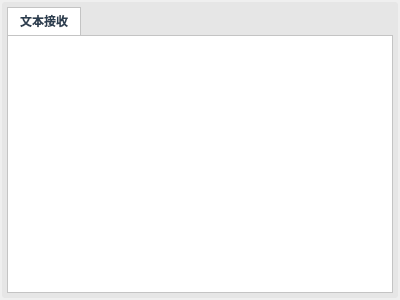
<?xml version="1.0" encoding="UTF-8"?>
<ui version="4.0">
 <class>RecvAreaForm</class>
 <widget class="QWidget" name="RecvAreaForm">
  <property name="geometry">
   <rect>
    <x>0</x>
    <y>0</y>
    <width>400</width>
    <height>300</height>
   </rect>
  </property>
  <property name="windowTitle">
   <string>Form</string>
  </property>
  <layout class="QVBoxLayout" name="verticalLayout">
   <property name="leftMargin">
    <number>2</number>
   </property>
   <property name="topMargin">
    <number>2</number>
   </property>
   <property name="rightMargin">
    <number>2</number>
   </property>
   <property name="bottomMargin">
    <number>2</number>
   </property>
   <item>
    <widget class="QWidget" name="widget_Recv" native="true">
     <property name="styleSheet">
      <string notr="true">#widget_Recv{
	background-color:rgb(230, 230, 230);
    border-width:1px;
    border-radius:3px;

}</string>
     </property>
     <layout class="QVBoxLayout" name="verticalLayout_2">
      <property name="leftMargin">
       <number>5</number>
      </property>
      <property name="topMargin">
       <number>5</number>
      </property>
      <property name="rightMargin">
       <number>5</number>
      </property>
      <property name="bottomMargin">
       <number>5</number>
      </property>
      <item>
       <widget class="QTabWidget" name="tabWidget">
        <property name="styleSheet">
         <string notr="true">/* 整条标签栏背景 */
QTabWidget::pane {
    border: 1px solid #C4C4C4;
    background: white;
}
QTabBar::tab {
    background: qlineargradient(x1:0, y1:0, x2:0, y2:1,
                                stop:0 #E1E1E1, stop:0.4 #DDDDDD,
                                stop:0.5 #D8D8D8, stop:1 #D3D3D3);
    border: 1px solid #C4C4C4;
    padding: 6px 12px;          /* 文字与边框距离 */
    margin-right: 2px;
    font: 12px &quot;Microsoft YaHei&quot;;
}
/* 选中态 */
QTabBar::tab:selected {
    background: white;
    border-bottom-color: white; /* 与面板融为一体 */
    font-weight: bold;
    color: #2C3E50;
}
/* 鼠标悬停 */
QTabBar::tab:hover:!selected {
    background: #B8C6DB;
}
/* 禁用态 */
QTabBar::tab:disabled {
    color: #999;
}</string>
        </property>
        <property name="currentIndex">
         <number>0</number>
        </property>
        <widget class="QWidget" name="tab_Recv">
         <attribute name="title">
          <string>文本接收</string>
         </attribute>
         <layout class="QVBoxLayout" name="verticalLayout_3">
          <property name="leftMargin">
           <number>0</number>
          </property>
          <property name="topMargin">
           <number>0</number>
          </property>
          <property name="rightMargin">
           <number>0</number>
          </property>
          <property name="bottomMargin">
           <number>0</number>
          </property>
          <item>
           <widget class="Terminal" name="plainTextEdit">
            <property name="frameShape">
             <enum>QFrame::NoFrame</enum>
            </property>
           </widget>
          </item>
         </layout>
        </widget>
       </widget>
      </item>
     </layout>
    </widget>
   </item>
  </layout>
 </widget>
 <customwidgets>
  <customwidget>
   <class>Terminal</class>
   <extends>QPlainTextEdit</extends>
   <header>terminal.h</header>
  </customwidget>
 </customwidgets>
 <resources/>
 <connections/>
</ui>
